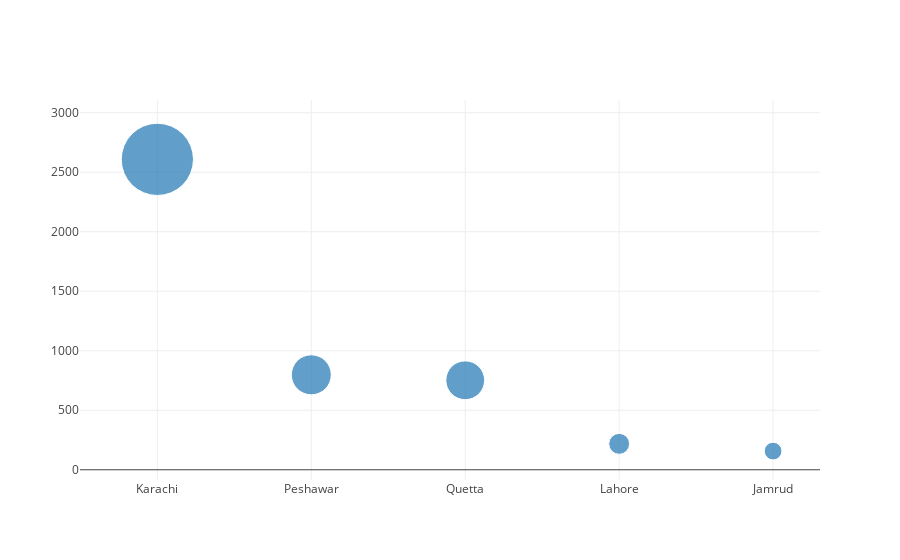

Write notebook code for a chart like this one.
### Markdown cell above
4. Top 5 Cities from Pakistan who has seen the terrorist acts the most
               ----

### Code cell
terror_filter = terror[terror['targtype1_txt'] == "Private Citizens & Property"]
terror_filter = terror[terror['country_txt'] == "Pakistan"]
terror_filter = terror_filter[['city','latitude','longitude']]
terror_filter = terror_filter[terror_filter['city']!='Unknown' ]
data = terror_filter[['city','latitude','longitude']]
terror_filter = terror_filter.drop_duplicates(subset=None, keep='first', inplace=False)
data_city = pd.DataFrame({
    'city':data['city'].value_counts().index,
   'value':data['city'].value_counts().values
})

data = [
    {
        'x': data_city['city'][0:5].values,
        'y': data_city['value'][0:5].values,
        'mode': 'markers',
        'marker': {
            'sizemode': 'area',
            'sizeref': 'sizeref',
            'size': data_city['value'][0:5]
              }
    }
]
iplot(data)

City_State = pd.merge(data_city, terror_filter, how='left', left_on='city', right_on='city')
City_State = City_State.drop_duplicates(subset='city', keep='first', inplace=False)
count = City_State['value'].values
m = folium.Map(location=[28,70], tiles="Mapbox Bright", zoom_start=4.5)
for i in range(0,5):
   folium.Circle(
      location=[City_State.iloc[i]['latitude'], City_State.iloc[i]['longitude']],
      #location=[20, 81],
      popup=City_State.iloc[i]['city'],
      radius=int(count[i])*100,
      color='crimson',
      fill=True,
      fill_color='crimson'
   ).add_to(m)
m

### Figure 1 — Plotly figure (JSON) as saved in the notebook; plotly's stock layout.template omitted (floating-point values rounded to 4 significant figures)
{"data": [{"marker": {"size": [2608, 798, 752, 218, 157], "sizemode": "area", "sizeref": "sizeref"}, "mode": "markers", "x": ["Karachi", "Peshawar", "Quetta", "Lahore", "Jamrud"], "y": [2608, 798, 752, 218, 157]}], "layout": {}}
